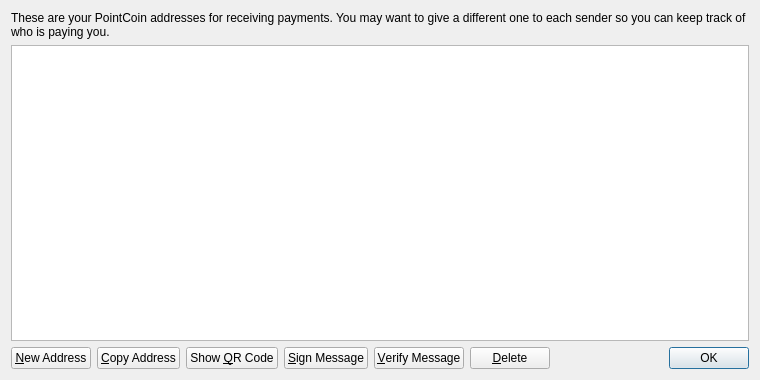
<?xml version="1.0" encoding="UTF-8"?>
<ui version="4.0">
 <class>AddressBookPage</class>
 <widget class="QWidget" name="AddressBookPage">
  <property name="geometry">
   <rect>
    <x>0</x>
    <y>0</y>
    <width>760</width>
    <height>380</height>
   </rect>
  </property>
  <property name="windowTitle">
   <string>Address Book</string>
  </property>
  <layout class="QVBoxLayout" name="verticalLayout">
   <item>
    <widget class="QLabel" name="labelExplanation">
     <property name="text">
      <string>These are your PointCoin addresses for receiving payments. You may want to give a different one to each sender so you can keep track of who is paying you.</string>
     </property>
     <property name="textFormat">
      <enum>Qt::PlainText</enum>
     </property>
     <property name="wordWrap">
      <bool>true</bool>
     </property>
    </widget>
   </item>
   <item>
    <widget class="QTableView" name="tableView">
     <property name="contextMenuPolicy">
      <enum>Qt::CustomContextMenu</enum>
     </property>
     <property name="toolTip">
      <string>Double-click to edit address or label</string>
     </property>
     <property name="tabKeyNavigation">
      <bool>false</bool>
     </property>
     <property name="alternatingRowColors">
      <bool>true</bool>
     </property>
     <property name="selectionMode">
      <enum>QAbstractItemView::SingleSelection</enum>
     </property>
     <property name="selectionBehavior">
      <enum>QAbstractItemView::SelectRows</enum>
     </property>
     <property name="sortingEnabled">
      <bool>true</bool>
     </property>
     <attribute name="verticalHeaderVisible">
      <bool>false</bool>
     </attribute>
    </widget>
   </item>
   <item>
    <layout class="QHBoxLayout" name="horizontalLayout">
     <item>
      <widget class="QPushButton" name="newAddressButton">
       <property name="toolTip">
        <string>Create a new address</string>
       </property>
       <property name="text">
        <string>&amp;New Address</string>
       </property>
       <property name="icon">
        <iconset resource="../bitcoin.qrc">
         <normaloff>:/icons/add</normaloff>:/icons/add</iconset>
       </property>
      </widget>
     </item>
     <item>
      <widget class="QPushButton" name="copyToClipboard">
       <property name="toolTip">
        <string>Copy the currently selected address to the system clipboard</string>
       </property>
       <property name="text">
        <string>&amp;Copy Address</string>
       </property>
       <property name="icon">
        <iconset resource="../bitcoin.qrc">
         <normaloff>:/icons/editcopy</normaloff>:/icons/editcopy</iconset>
       </property>
      </widget>
     </item>
     <item>
      <widget class="QPushButton" name="showQRCode">
       <property name="text">
        <string>Show &amp;QR Code</string>
       </property>
       <property name="icon">
        <iconset resource="../bitcoin.qrc">
         <normaloff>:/icons/qrcode</normaloff>:/icons/qrcode</iconset>
       </property>
      </widget>
     </item>
     <item>
      <widget class="QPushButton" name="signMessage">
       <property name="toolTip">
        <string>Sign a message to prove you own a Bitcoin address</string>
       </property>
       <property name="text">
        <string>&amp;Sign Message</string>
       </property>
       <property name="icon">
        <iconset resource="../bitcoin.qrc">
         <normaloff>:/icons/edit</normaloff>:/icons/edit</iconset>
       </property>
      </widget>
     </item>
     <item>
      <widget class="QPushButton" name="verifyMessage">
       <property name="toolTip">
        <string>Verify a message to ensure it was signed with a specified Bitcoin address</string>
       </property>
       <property name="text">
        <string>&amp;Verify Message</string>
       </property>
       <property name="icon">
        <iconset resource="../bitcoin.qrc">
         <normaloff>:/icons/transaction_0</normaloff>:/icons/transaction_0</iconset>
       </property>
      </widget>
     </item>
     <item>
      <widget class="QPushButton" name="deleteButton">
       <property name="toolTip">
        <string>Delete the currently selected address from the list. Only sending addresses can be deleted.</string>
       </property>
       <property name="text">
        <string>&amp;Delete</string>
       </property>
       <property name="icon">
        <iconset resource="../bitcoin.qrc">
         <normaloff>:/icons/remove</normaloff>:/icons/remove</iconset>
       </property>
      </widget>
     </item>
     <item>
      <spacer name="horizontalSpacer">
       <property name="orientation">
        <enum>Qt::Horizontal</enum>
       </property>
       <property name="sizeHint" stdset="0">
        <size>
         <width>40</width>
         <height>20</height>
        </size>
       </property>
      </spacer>
     </item>
     <item>
      <widget class="QDialogButtonBox" name="buttonBox">
       <property name="sizePolicy">
        <sizepolicy hsizetype="Maximum" vsizetype="Fixed">
         <horstretch>0</horstretch>
         <verstretch>0</verstretch>
        </sizepolicy>
       </property>
       <property name="standardButtons">
        <set>QDialogButtonBox::Ok</set>
       </property>
      </widget>
     </item>
    </layout>
   </item>
  </layout>
 </widget>
 <resources>
  <include location="../bitcoin.qrc"/>
 </resources>
 <connections/>
</ui>
